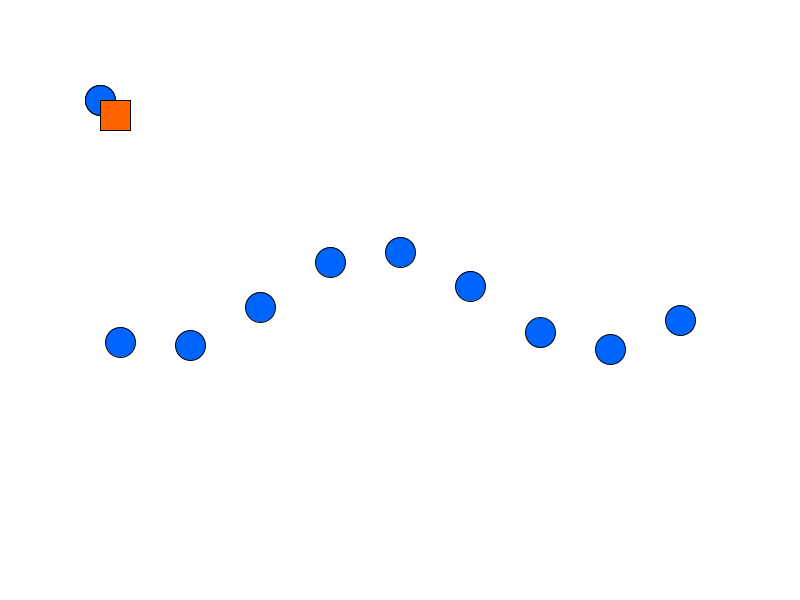
Frame 1 (no input)
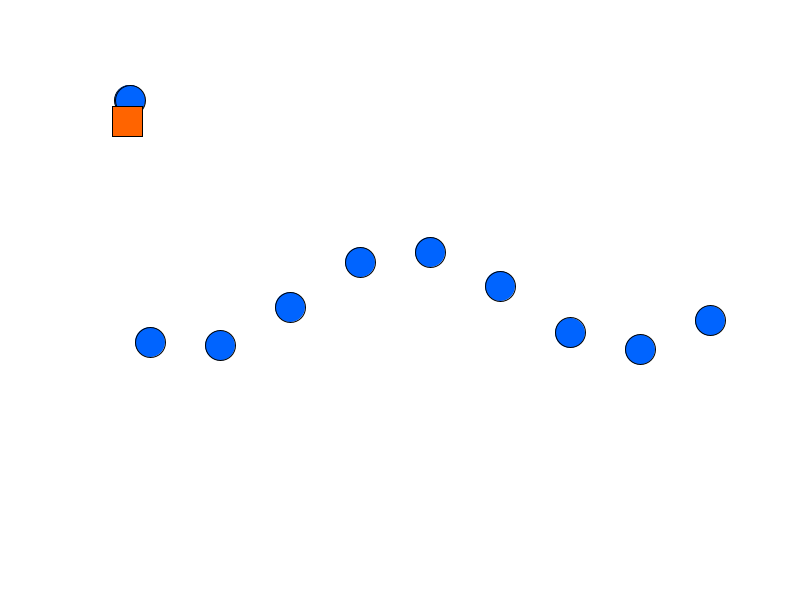
Frame 60 (the mouse pressed at the canvas centre just before this capture)
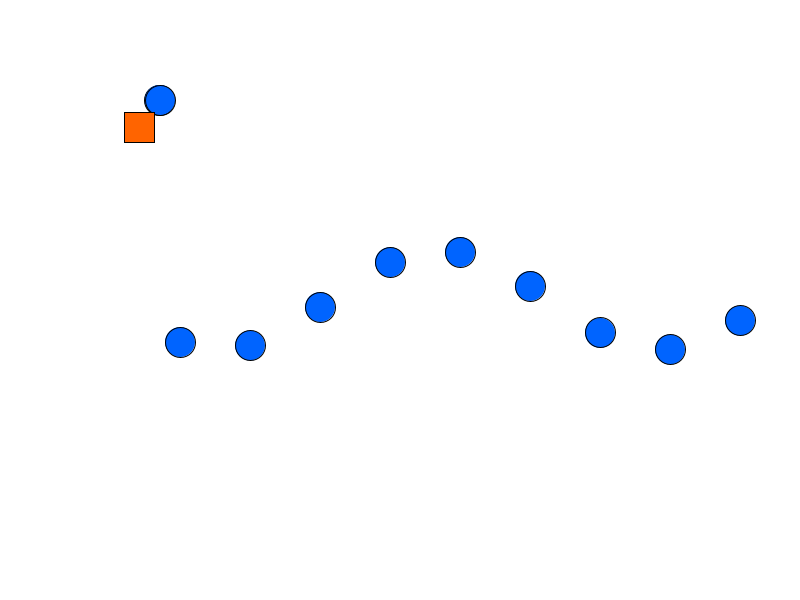
Frame 120 (the mouse held since frame 60 and released just before this capture)

The Processing sketch that drew these frames (run headless with seeded random() and noise(); from frame 60 on, the mouse is pressed at the canvas centre):

// Processing sketch: Torsdags_Opgave_task_4_18_09_25
// ── Torsdags_Opgave_task_4_18_09_25.pde
//her er 4.b og 4h. laver global circle array til 10 cirkler.
Circle[] circles = new Circle[10];
//4.a laver set up
void setup (){
  size (800,600);
  
  //4.i +j Giver os ti objecter i set up med unikke positioner!
  for (int i = 0; i < circles.length; i++){
    float x = 50 + i * 70;
    float y = 300 + sin(i)*50;
    circles[i] = new Circle(x, y );
  }
  
  circles[0] = new Circle(100,100); //en test cirkel
}

Square square = new Square(100, 100);

//4g tester display i draw
void draw(){
  background (255);//hvid baggrund
  if (circles[0] !=null){
    circles[0].display(); //ja fedt vi kan se en statisk fucking cirkle?
  }
  
  for (Circle c : circles){
    c.move(0.5, 0);
  }
  square.move(0.2, 0.1);
}

// ── Circle.pde

//4.c og 4.d circle class med xpos og ypos og en lille cheeky cconstructor!
class Circle{
  float xposition;
  float yposition;
  
  Circle(float x, float y){ //hej jeg er konstruktøren!
    xposition = x;
    yposition = y;
  }
  
  //4.f
  void display(){
    fill(0,100,255); //blå farve
    ellipse(xposition, yposition, 30, 30);
  }
  //4.k giver movement til cirklen i vores klasse
  void move(float dx, float dy){
    xposition += dx;
    yposition += dy;
    display();
  }
}

// ── Square.pde
class Square{
  float x, y;
  
  Square(float x, float y){
    this.x = x;
    this.y = y;
  }
  void display(){
    fill (255,100,0);
    rect(x,y, 30, 30);
  }
  void move(float dx, float dy){
    x += dx;
    y+= dy;
    display();
  }
}
